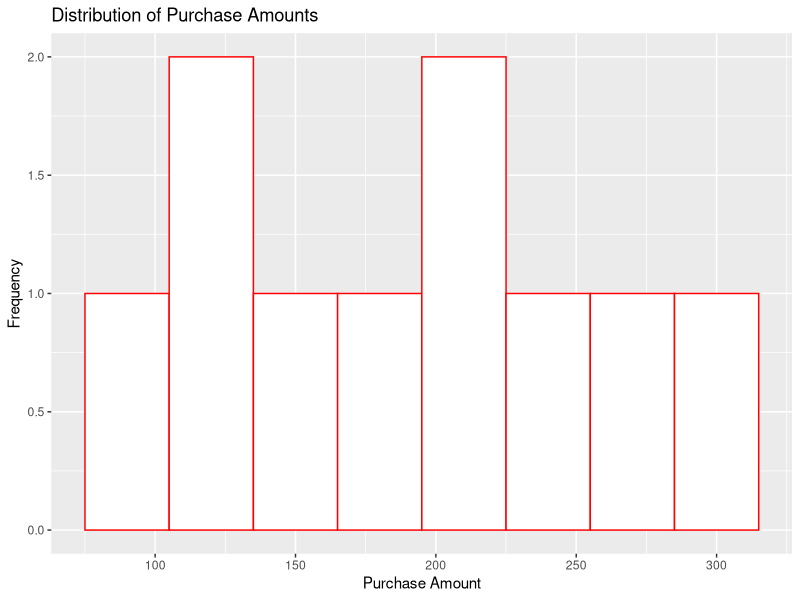

Write R code to recreate this figure.
library(dplyr)
library(ggplot2)

# Example customer purchase data with more samples
purchase_data <- data.frame(
  CustomerID = c(101, 102, 103, 104, 105, 106, 107, 108, 109, 110),
  PurchaseAmount = c(150, 200, 120, 300, 80, 180, 250, 130, 220, 270)
)

# calculate statistical measures
mean_purchase <- mean(purchase_data$PurchaseAmount)
median_purchase <- median(purchase_data$PurchaseAmount)
sd_purchase <- sd(purchase_data$PurchaseAmount)
q1_purchase <- quantile(purchase_data$PurchaseAmount, probs = 0.25)
q3_purchase <- quantile(purchase_data$PurchaseAmount, probs = 0.75)

# Display results
cat("Mean Purchase Amount:", mean_purchase, "\n")
cat("Median Purchase Amount:", median_purchase, "\n")
cat("Standard Deviation of Purchase Amounts:", sd_purchase, "\n")
cat("1st Quartile of Purchase Amounts:", q1_purchase, "\n")
cat("3rd Quartile of Purchase Amounts:", q3_purchase, "\n")

# Create a histogram with different number of bins and colors
ggplot(purchase_data, aes(x = PurchaseAmount)) +
  geom_histogram(binwidth = 30, fill = "white", color = "red") +
  labs(title = "Distribution of Purchase Amounts", x = "Purchase Amount", y = "Frequency")

